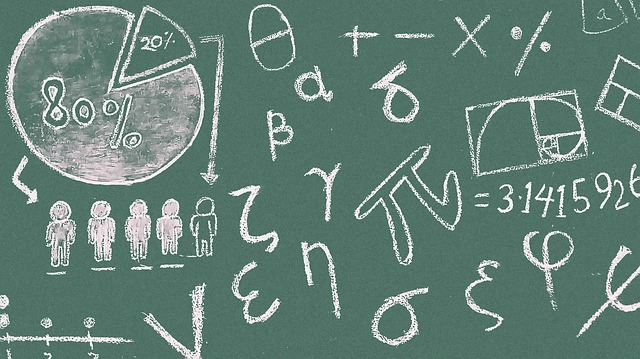
#> input picture images/math-1500720_640.jpg, 640 x 359 px, found by its file name
$ python boundingRect.py
#> lines starting #> are read from the running program, lines starting #| are printed output that depends on the picture; after the words box and inside, x2 and y2 are one past the last pixel; in counts of white or black regions, pixels touching at a corner belong together
import cv2

pathToImage = 'images\\math-1500720_640.jpg'

# Load image
image = cv2.imread(pathToImage)
#> image is the input picture: shape (359, 640, 3); mean B, G, R 119.7, 129, 101.2

if image is None:
    print("Image not found!")
    exit()

# Grayscale
gray = cv2.cvtColor(image, cv2.COLOR_BGR2GRAY)
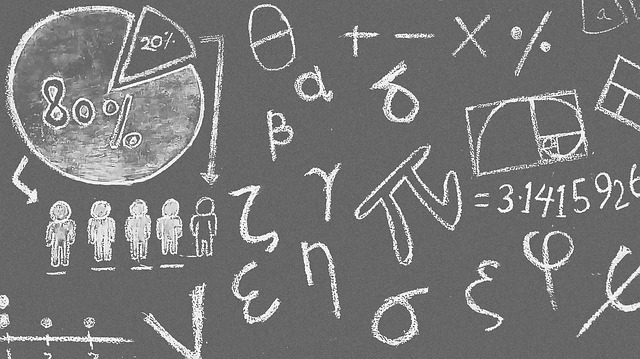
#> gray: shape (359, 640); min 25, max 255, mean 119.7

# Blur
blur = cv2.GaussianBlur(gray, (5, 5), 0)
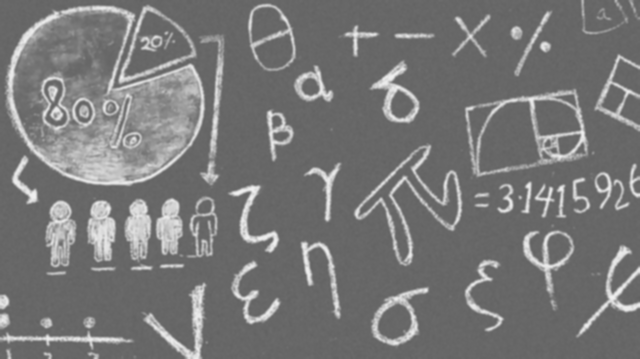
#> blur: shape (359, 640); min 97, max 241, mean 119.7

# Edge detection
edges = cv2.Canny(blur, 100, 200)
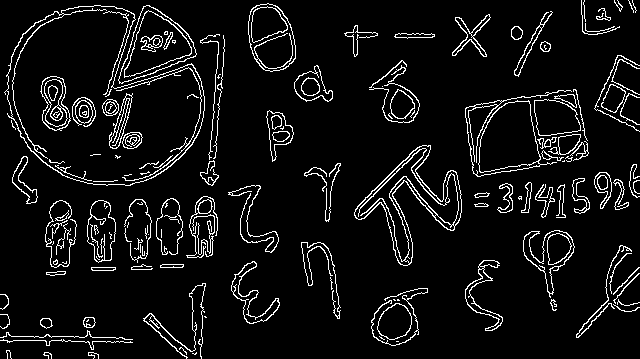
#> edges: shape (359, 640); 7.1% white in thin lines or dots

# Find contours
contours, hierarchy = cv2.findContours(
    edges,
    cv2.RETR_EXTERNAL,
    cv2.CHAIN_APPROX_SIMPLE
)
#> contours = 118 contours, 59 with area under 20; largest, box (x1, y1, x2, y2) and area: (4, 5, 205, 186) 24550, (354, 145, 462, 266) 4234, (465, 90, 572, 177) 3330, (118, 5, 197, 84) 3322, (248, 3, 296, 72) 2492

# Copy original image
output = image.copy()

# Loop through detected contours
for contour in contours:

    # Calculate contour area
    area = cv2.contourArea(contour)

    # Ignore very small contours
    if area < 100:
        continue

    # Calculate bounding rectangle
    x, y, w, h = cv2.boundingRect(contour)

    # Draw rectangle
    cv2.rectangle(
        output,
        (x, y),
        (x + w, y + h),
        (0, 255, 0),
        2
    )

    # Display coordinates
    print("X:", x, "Y:", y, "Width:", w, "Height:", h)
#> this loop made 118 passes
#> area on passes 10, 21, 24, 25, 26, 27, 28, 37, 39, 51, 52, 53: 90, 57.5, 23, 51, 22.5, 70, 67, 77, 44.5, 22, 39.5, 32.5
#> (area, x, y, w, h) on passes 11, 15, 22, 30, 32, 43: (101.5, 83, 317, 13, 11), (907.5, 377, 303, 35, 37), (105, 143, 283, 63, 76), (714, 231, 261, 49, 63), (570, 465, 260, 38, 71), (1371.5, 523, 230, 52, 68)
#| X: 83 Y: 317 Width: 13 Height: 11
#| X: 377 Y: 303 Width: 35 Height: 37
#| X: 143 Y: 283 Width: 63 Height: 76
#| X: 231 Y: 261 Width: 49 Height: 63
#| X: 465 Y: 260 Width: 38 Height: 71
#| X: 523 Y: 230 Width: 52 Height: 68
#| X: 87 Y: 200 Width: 29 Height: 63
#| X: 186 Y: 196 Width: 32 Height: 62
#> (further printed lines are left out)
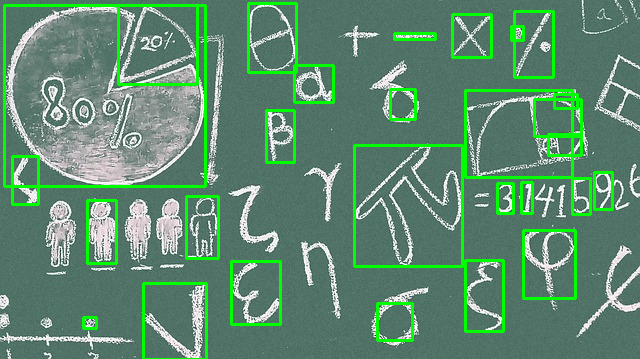
#> output: shape (359, 640, 3); 6.91% of pixels changed, all inside (x1, y1, x2, y2) = (3, 2, 614, 359)

# Display results
cv2.imshow("Original Image", image)
cv2.imshow("Edges", edges)
cv2.imshow("Detected Objects", output)

cv2.waitKey(0)
cv2.destroyAllWindows()
